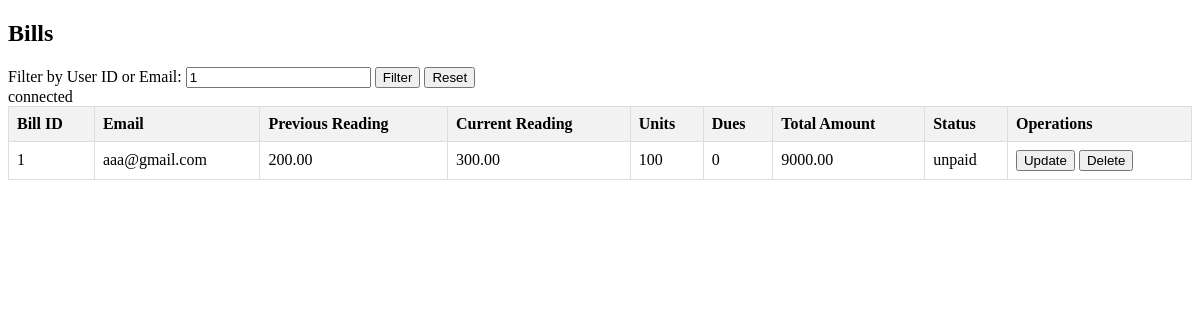
Screenshot of /users/admin/Includes/billsViewAdmin.php?user_filter=1 (signed in) with the database file from the repository.
### tables this page shows
CREATE TABLE `bill` (
  `bill_id` int(11) NOT NULL,
  `user_id` int(11) DEFAULT NULL,
  `reading_id` int(11) DEFAULT NULL,
  `tariff_id` int(11) DEFAULT NULL,
  `units` int(11) NOT NULL,
  `dues` int(11) NOT NULL DEFAULT 0,
  `total_amount` decimal(10,2) DEFAULT NULL,
  `payment_status` enum('paid','unpaid') DEFAULT 'unpaid'
);

CREATE TABLE `user` (
  `user_id` int(11) NOT NULL,
  `admin_id` int(11) DEFAULT NULL,
  `username` varchar(255) DEFAULT NULL,
  `password` varchar(255) DEFAULT NULL,
  `email` varchar(255) DEFAULT NULL,
  `phone_number` varchar(20) DEFAULT NULL,
  `address` varchar(255) DEFAULT NULL,
  `otp` int(11) DEFAULT NULL,
  `contact_num` varchar(20) DEFAULT NULL
);

CREATE TABLE `meter_reading` (
  `reading_id` int(11) NOT NULL,
  `user_id` int(11) DEFAULT NULL,
  `previous_reading_date` date DEFAULT NULL,
  `previous_reading_value` decimal(10,2) DEFAULT NULL,
  `current_reading_date` date DEFAULT NULL,
  `current_reading_value` decimal(10,2) DEFAULT NULL
);

### users/admin/Includes/billsViewAdmin.php (the view, shortened to what this page needs)
<!DOCTYPE html>
<html lang="en">
<head>
    <link rel="stylesheet" href="../../../assets/style.css">
</head>
<body>
<h2>Bills</h2>
<form method="GET" id="filterForm">
    <label for="user_filter">Filter by User ID or Email:</label>
    <input type="text" id="user_filter" name="user_filter" value="<?php echo isset($_GET['user_filter']) ? $_GET['user_filter'] : ''; ?>">
    <button type="submit">Filter</button>
    <button type="button" onclick="resetFilter()">Reset</button>
</form>
<?php
require_once('../../../connection/config.php');
$filter = isset($_GET['user_filter']) ? $_GET['user_filter'] : '';
$sql = "SELECT b.bill_id, b.user_id,b.units,b.dues,b.total_amount, b.payment_status, u.email,
               r.previous_reading_value, r.previous_reading_date,
               r.current_reading_value, r.current_reading_date
        FROM bill b
        INNER JOIN user u ON b.user_id = u.user_id
        LEFT JOIN meter_reading r ON b.reading_id = r.reading_id";
if (!empty($filter)) {
    $sql .= " WHERE b.user_id = '$filter' OR u.email = '$filter'";
}
$result = $con->query($sql);
if ($result->num_rows > 0) {
    ?>
    <table>
        <thead>
            <tr>
            <th>Bill ID</th>
            <th>Email</th>
                <th>Previous Reading</th>
                <th>Current Reading</th>
                <th>Units</th>
                <th>Dues</th>
                <th>Total Amount</th>
                <th>Status</th>
                <th>Operations</th>
            </tr>
        </thead>
        <tbody>
            <?php while($row = $result->fetch_assoc()): ?>
                <tr>
                    <td><?= $row['bill_id'] ?></td>
                    <td><?= $row['email'] ?></td>
                    <td><?= $row['previous_reading_value'] ?></td>
                    <td><?= $row['current_reading_value'] ?></td>
                    <td><?= $row['units'] ?></td>
                    <td><?= $row['dues'] ?></td>
                    <td><?= $row['total_amount'] ?></td>
                    <td><?= $row['payment_status'] ?></td>
                    <td>
            <form action="update_bill.php" method="post" style="display: inline;">
                <button type="submit">Update</button>
            </form>
            <form action="delete_bill.php" method="post" style="display: inline;">
                <button type="submit">Delete</button>
            </form>
        </td>
                </tr>
            <?php endwhile; ?>
        </tbody>
    </table>
    <?php
} else {
    echo '<script>';
    echo 'alert("User id does not exist!");';
    echo 'window.location.href="billsViewAdmin.php";';
    echo '</script>';
}
?>
</body>
</html>

### assets/style.css (style rules this page uses)
table { border-collapse: collapse; width: 100%; }
th, td { border: 1px solid #dddddd; text-align: left; padding: 8px; }
th { background-color: #f2f2f2; }

### rows the page displays
bill: bill_id "1", user.email "aaa@gmail.com", reading.previous_reading_value "200.00", reading.current_reading_value "300.00", units "100", dues "0", total_amount "9000.00", payment_status "unpaid"
